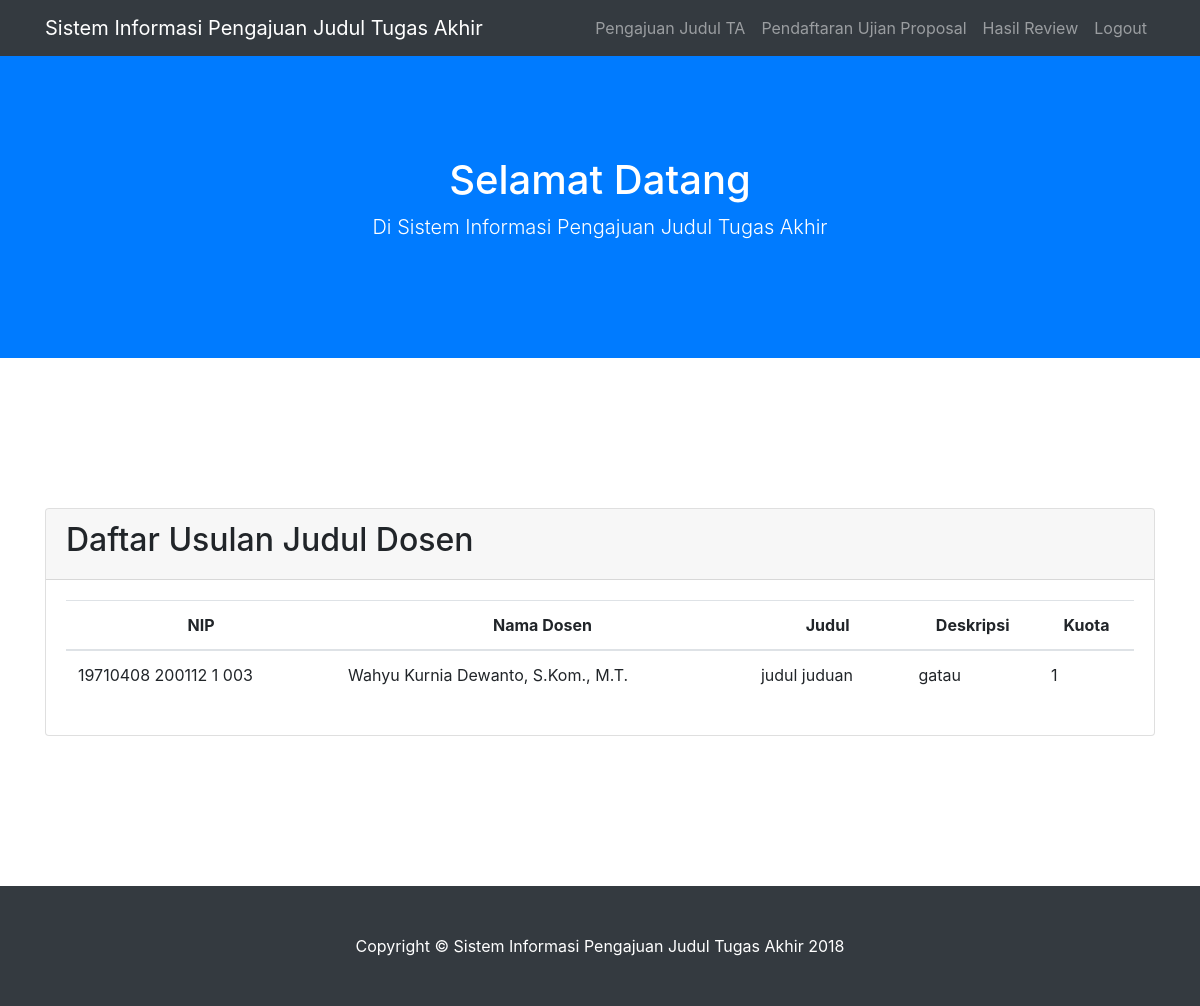
Page /index.php/welcomemhs on the committed database.
### tables this page shows
CREATE TABLE `usulan_judul_dosen` (
  `id_judul_dosen` int(11) NOT NULL,
  `nip` varchar(30) NOT NULL,
  `judul_dosen` varchar(100) NOT NULL,
  `deskripsi` text NOT NULL,
  `kuota` int(10) NOT NULL
);

CREATE TABLE `data_dosen` (
  `nip` varchar(30) NOT NULL,
  `nama_dosen` char(100) NOT NULL,
  `hak_akses` enum('1','2','3') NOT NULL,
  `password` varchar(15) NOT NULL,
  `prodi` char(3) NOT NULL,
  `no_hp` varchar(50) NOT NULL
);

### application/controllers/Welcomemhs.php (called while the page is built, shortened)
<?php
class Welcomemhs extends CI_Controller {
	function __construct(){
		$this->load->model('loginmhs_model');
	}
	public function index(){
		$cek=$this->loginmhs_model->listjuduldosen();
		$data = array(
			'success' => $this->session->flashdata('success'),
			'error' => $this->session->flashdata('error'),
			'cek' => $cek
		);
		$this->load->view('headermhs');
		$this->load->view('home', $data);
		$this->load->view('footer');
	}
  }

### index.php (called while the page is built, shortened)
<?php
require_once BASEPATH.'core/CodeIgniter.php';

### application/models/Loginmhs_model.php (called while the page is built, shortened)
<?php
class Loginmhs_model extends CI_Model {
	function listjuduldosen(){
		$this->db->select('usulan_judul_dosen.nip, data_dosen.nama_dosen, usulan_judul_dosen.judul_dosen, usulan_judul_dosen.deskripsi, usulan_judul_dosen.kuota');
		$this->db->from('usulan_judul_dosen');
		$this->db->join('data_dosen', 'data_dosen.nip=usulan_judul_dosen.nip');
		$data = $this->db->get();
    	return $data->result();
	}
		 }

### application/views/home.php (the view)
   <header class="bg-primary text-white">
      <div class="container text-center">
        <h1>Selamat Datang </h1>
        <p class="lead">Di Sistem Informasi Pengajuan Judul Tugas Akhir</p>
      </div>
    </header>
    <section id="home">
<div class="container">
        <div class="row">
          <div class="col-lg-12 mx-auto">
            <form action="" method="post">
              <div class="card">
              <div class="card-header">
                <h2>Daftar Usulan Judul Dosen</h2>
              </div>
              <div class="card-body p-6">
                <table class="table">
              <thead align="center">
              <tr>
                <th scope="col">NIP</th>
                <th scope="col">Nama Dosen</th>
                <th scope="col">Judul</th>
                <th scope="col">Deskripsi</th>
                <th scope="col">Kuota</th>
              </tr>
            </thead>
            <tbody>
              <?php
              foreach ($cek as $data) { ?>
<tr>
  <td><?php echo $data->nip; ?></td>
  <td><?php echo $data->nama_dosen; ?></td>
  <td><?php echo $data->judul_dosen; ?></td>
  <td><?php echo $data->deskripsi; ?></td>
  <td><?php echo $data->kuota; ?></td>
</tr>
              <?php }
              ?>
            </tbody>
          </table>
        </div>
      </div>
    </section>

### assets/css/scrolling-nav.css (style rules this page uses)
header { padding: 154px 0 100px; }
@media (min-width: 992px) { header { padding: 156px 0 100px; } }
section { padding: 150px 0; }

### rows in the picture
usulan_judul_dosen: nip "19710408 200112 1 003", nip.nama_dosen "Wahyu Kurnia Dewanto, S.Kom., M.T.", judul_dosen "judul juduan", deskripsi "gatau", kuota "1"
